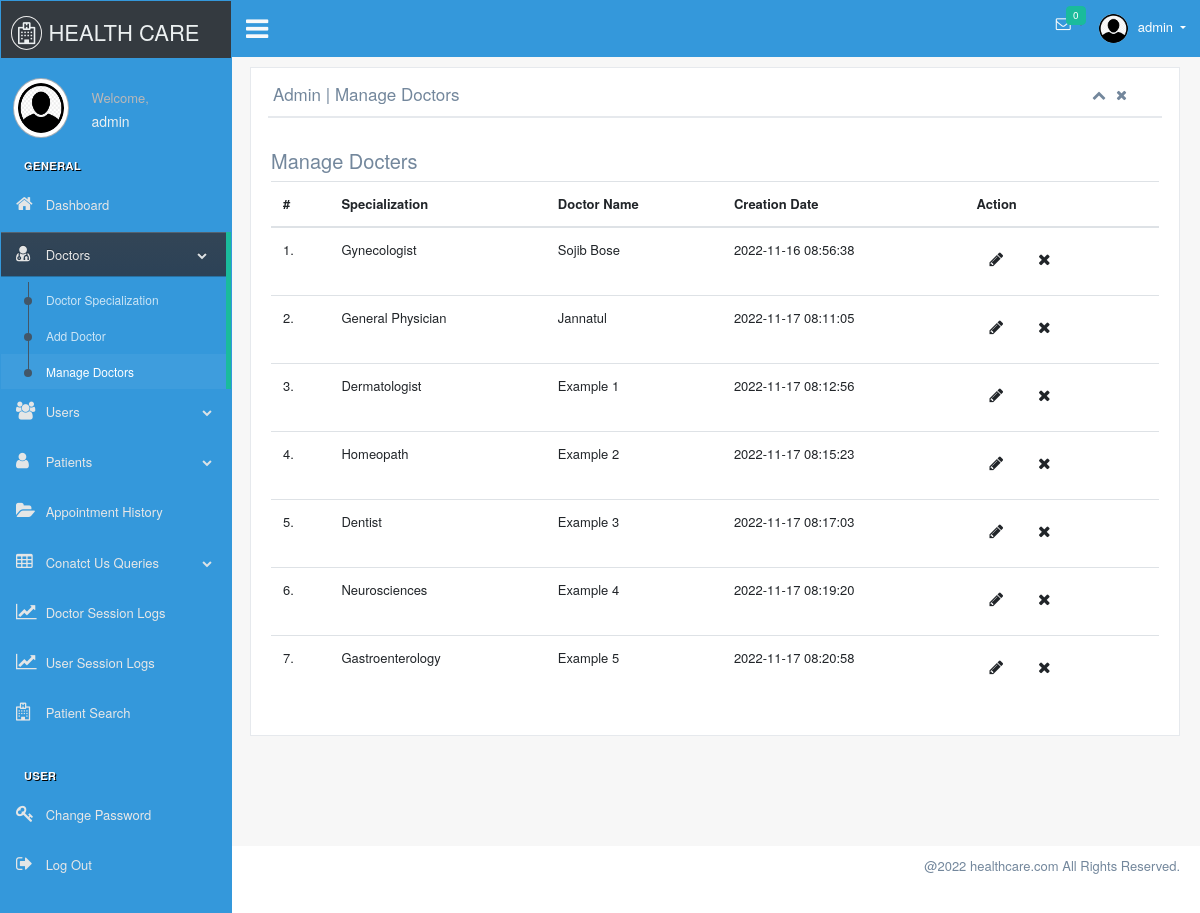
Screenshot of /admin/manage-doctors.php (signed in) with the database file from the repository.
### tables this page shows
CREATE TABLE `doctors` (
  `id` int(11) NOT NULL,
  `specilization` int(11) DEFAULT NULL,
  `doctorName` varchar(255) DEFAULT NULL,
  `address` longtext DEFAULT NULL,
  `docFees` int(11) DEFAULT NULL,
  `contactno` bigint(11) DEFAULT NULL,
  `docEmail` varchar(255) DEFAULT NULL,
  `password` varchar(255) DEFAULT NULL,
  `pp` varchar(100) DEFAULT 'demo.jpg',
  `qual` varchar(300) DEFAULT NULL,
  `about` longtext DEFAULT NULL,
  `creationDate` timestamp NULL DEFAULT current_timestamp(),
  `updationDate` timestamp NULL DEFAULT NULL ON UPDATE current_timestamp()
);

CREATE TABLE `doctorspecilization` (
  `id` int(11) NOT NULL,
  `specilization` varchar(255) DEFAULT NULL,
  `fee` int(11) DEFAULT NULL,
  `dis` longtext DEFAULT NULL,
  `img` varchar(100) DEFAULT NULL,
  `creationDate` timestamp NULL DEFAULT current_timestamp(),
  `updationDate` timestamp NULL DEFAULT NULL ON UPDATE current_timestamp()
);

### admin/manage-doctors.php (the view, shortened to what this page needs)
<!DOCTYPE html>
<html lang="en">
<head>
	<?php include 'include/head.php'; ?>
</head>
<body class="nav-md">
	<?php include('include/header.php'); ?>
	<div class="row">
		<div class="col-md-12">
			<h5 class="over-title margin-bottom-15">Manage <span class="text-bold">Docters</span></h5>
			<table class="table table-hover" id="sample-table-1">
				<thead>
					<tr>
						<th class="center">#</th>
						<th>Specialization</th>
						<th class="hidden-xs">Doctor Name</th>
						<th>Creation Date </th>
						<th>Action</th>
					</tr>
				</thead>
				<tbody>
					<?php
					$sql = mysqli_query($con, "select * from doctors");
					$cnt = 1;
					while ($row = mysqli_fetch_array($sql)) {
						$sid = $row['specilization'];
						$get_de = mysqli_query($con, "select * from doctorspecilization where id = $sid");
						$get_de = mysqli_fetch_assoc($get_de);
						$dep_name = $get_de['specilization'];
					?>
						<tr>
							<td class="center"><?php echo $cnt; ?>.</td>
							<td class="hidden-xs"><?php echo $dep_name; ?></td>
							<td><?php echo $row['doctorName']; ?></td>
							<td><?php echo $row['creationDate']; ?>
							</td>
							<td>
								<div class="visible-md visible-lg hidden-sm hidden-xs">
									<a href="edit-doctor.php?id=<?php echo $row['id']; ?>" class="btn btn-transparent btn-xs" tooltip-placement="top" tooltip="Edit"><i class="fa fa-pencil"></i></a>
									<a href="manage-doctors.php?id=<?php echo $row['id'] ?>&del=delete" onClick="return confirm('Are you sure you want to delete?')" class="btn btn-transparent btn-xs tooltips" tooltip-placement="top" tooltip="Remove"><i class="fa fa-times fa fa-white"></i></a>
								</div>
							</td>
						</tr>
					<?php
						$cnt = $cnt + 1;
					} ?>
				</tbody>
			</table>
		</div>
	</div>
	<?php include('include/footer.php'); ?>
</body>

### rows the page displays
doctors: doctorspecilization.specilization "Gynecologist", doctorName "Sojib Bose", creationDate "2022-11-16 08:56:38"
doctors: doctorspecilization.specilization "General Physician", doctorName "Jannatul", creationDate "2022-11-17 08:11:05"
doctors: doctorspecilization.specilization "Dermatologist", doctorName "Example 1", creationDate "2022-11-17 08:12:56"
doctors: doctorspecilization.specilization "Homeopath", doctorName "Example 2", creationDate "2022-11-17 08:15:23"
doctors: doctorspecilization.specilization "Dentist", doctorName "Example 3", creationDate "2022-11-17 08:17:03"
doctors: doctorspecilization.specilization "Neurosciences", doctorName "Example 4", creationDate "2022-11-17 08:19:20"
doctors: doctorspecilization.specilization "Gastroenterology", doctorName "Example 5", creationDate "2022-11-17 08:20:58"

### other values shown
$_SESSION['login'] "admin"
$genoti "0"
$page_title "Admin | Manage Doctors"
